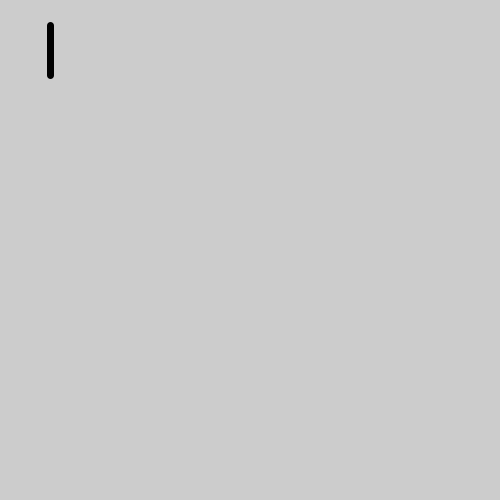
Frame 1 (no input)
Frame 60 (the mouse pressed at the canvas centre just before this capture): identical to frame 1, image omitted
Frame 120 (the mouse held since frame 60 and released just before this capture): identical to frame 1, image omitted

The Processing sketch that drew this single still picture (run headless with seeded random() and noise(); from frame 60 on, the mouse is pressed at the canvas centre):

// Processing sketch: exercise_25_1
// ── exercise_25_1.pde
//Use the number keys on the keyboard to modify the movement of a line.


void setup() {
  size(500,500);
  smooth();
  strokeWeight(7);
}

void draw() {
  background(204);
  if(keyPressed == false) {
    line (50,25,50,75);
  } if ((keyPressed == true) && (key == '1')) {
    line (50,25,50,100);
  } if ((keyPressed == true) && (key == '2')) {
    line (50,25,50,125);
  } if ((keyPressed == true) && (key == '3')) {
    line (50,25,50,150);
  } if ((keyPressed == true) && (key == '4')) {
    line (50,25,50,175);
  } 
 
}
